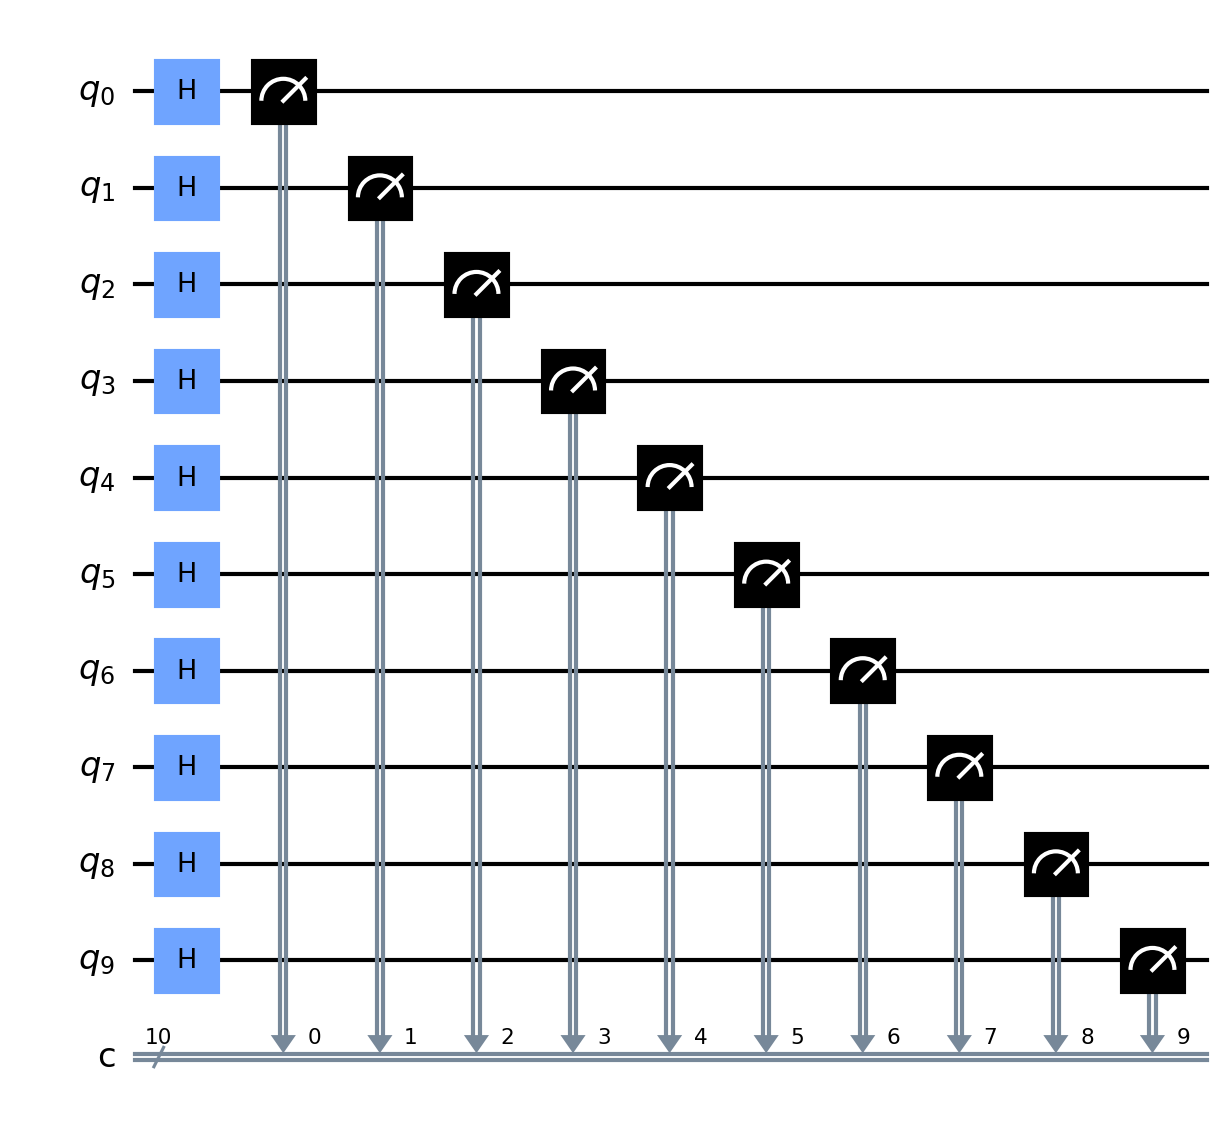

The script that drew this image:
import math
from qiskit import QuantumCircuit, BasicAer, execute
from qiskit.visualization import plot_histogram
import numpy as np
import matplotlib.pyplot as plt

# zwraca entropie Shanona dla podanej listy
def entropy(probs):
    sum = 0

    for i in range(len(probs)):
        sum += probs[i] * math.log(probs[i], 2)

    return -sum



def create_quantum_circuit(n):
    qc = QuantumCircuit(n, n)

    qc.h(range(n))
    qc.measure(range(n), range(n))

    qc.draw(output='mpl', filename='zad01.png')

    backend = BasicAer.get_backend('qasm_simulator')
    counts = execute(qc, backend, shots=1000).result().get_counts()

    list = []
    for key in counts:
        counts[key] = counts[key]/1000
        list.append(counts[key])

    print("entropy (",n , '): ', entropy(list))

    name = 'zad01_' + str(n) + '.png'
    plot_histogram(counts, filename=name)


def create_quantum_circuit_with_R(n, theta):
    qc = QuantumCircuit(n, n)

    qc.ry(theta, range(n))
    qc.measure(range(n), range(n))

    backend = BasicAer.get_backend('qasm_simulator')
    counts = execute(qc, backend, shots=1000).result().get_counts()

    list = []
    for key in counts:
        counts[key] = counts[key] / 1000
        list.append(counts[key])

    entr = entropy(list)
    print("entropy (n=", n, ',thata:', theta, '): ', entr)
    return entr


if __name__ == '__main__':
    print(entropy([1]) == 0)
    print(entropy([1 / 2, 1 / 2]) == 1)
    print(entropy([1 / 8, 1 / 8, 1 / 8, 1 / 8, 1 / 8, 1 / 8, 1 / 8, 1 / 8]) == 3)
    print(entropy([1 / 3, 1 / 3, 1 / 8, 1 / 9, 1 / 11, 5 / 792]) == 2.144482095549925)

    create_quantum_circuit(4)
    create_quantum_circuit(7)
    create_quantum_circuit(10)

    theta = 0
    thetas = []
    entropies = []

    while theta <= 360:
        entropies.append(create_quantum_circuit_with_R(4, theta))
        thetas.append(theta)
        theta += 15

    plt.clf()
    plt.bar(thetas, entropies, color='red')
    plt.title('Bar chart')
    plt.xlabel('theta')
    plt.ylabel('entropy')
    plt.show()
